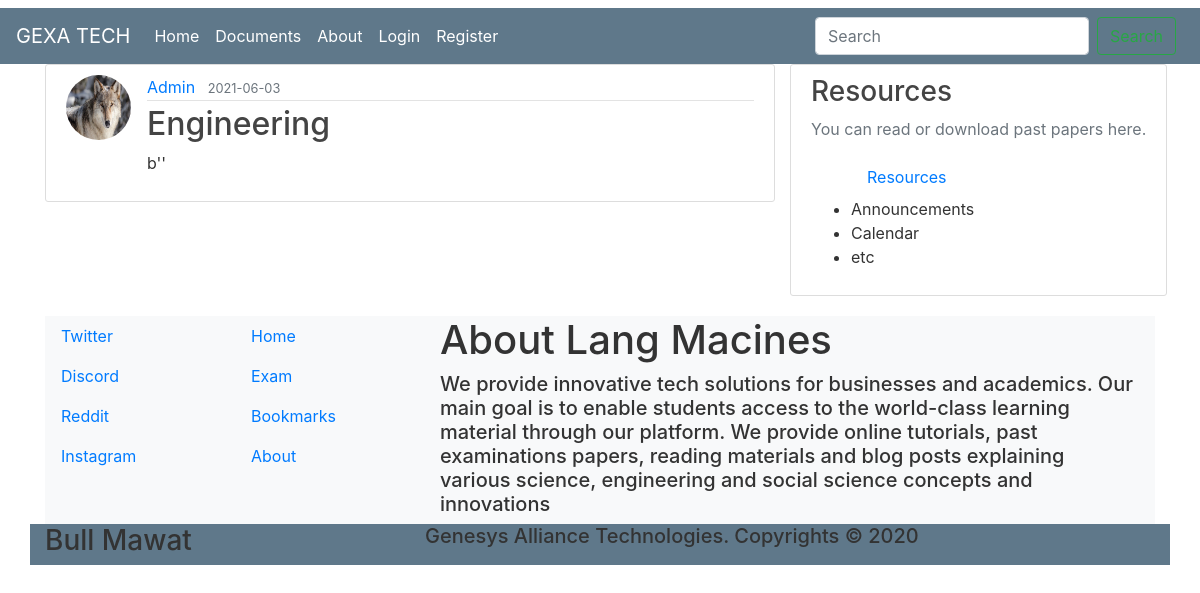
Screenshot of /upload/2 with the database file from the repository.
### blog/models.py (models this page shows, shortened)
class User(db.Model, UserMixin):
    id = db.Column(db.Integer, primary_key=True)
    username = db.Column(db.String(20), unique=True, nullable=False)
    email = db.Column(db.String(50), unique=True, nullable=False)
    image_file = db.Column(db.String(20), nullable=False, default='default2.jpg')
    password = db.Column(db.String(60), nullable=False)
    posts = db.relationship('Post', backref='author', lazy=True)
    uploads = db.relationship('Upload', backref='author', lazy=True)

class Upload(db.Model):
    id = db.Column(db.Integer, primary_key=True)
    title = db.Column(db.String(100), nullable=False)
    date_posted = db.Column(db.DateTime, nullable=False, default=datetime.utcnow)
    name = db.Column(db.String(300))
    data = db.Column(db.LargeBinary)
    user_id = db.Column(db.Integer, db.ForeignKey('user.id'), nullable=False)

### blog/uploads/routes.py (the view)
@uploads.route("/upload/<upload_id>", methods=["GET", "POST"])
def upload(upload_id):
    upload = Upload.query.get_or_404(upload_id)
    return render_template("upload.html", title=upload.title, upload=upload)

### blog/templates/upload.html (shortened to what this page needs)
{% extends "layout.html" %}
{% block content%}
<article class="media content-section">
  <img src="{{ url_for('static', filename='profile_pics/' + upload.author.image_file)}}"
  alt="" class="rounded-circle article-img">
  <div class="media-body">
    <div class="article-metadata">
      <a href="{{ url_for('user_uploads', username=upload.author.username) }}" class="mr-2">{{ upload.author.username }}</a>
      <small class="text-muted">
        {{ upload.date_posted.strftime('%Y-%m-%d') }}
      </small>
    </div>
    <h2 class="article-title">{{ upload.title }}</h2>
    <p class="article-content">{{ upload.data }}</p>
  </div>
</article>
{% endblock content%}

### blog/static/main.css (style rules this page uses)
body { background: #FFFFFF; color: #333333; margin-top: .5rem; }
h1, h2, h3, h4, h5, h6 { color: #444444; }
.content-section { background: #FFFFFF; padding: 10px 20px; border: 1px solid #DDDDDD; border-radius: 3px; margin-bottom: 20px; }
.article-title { color: #444444; }
.article-content { white-space: pre-line; }
.article-img { height: 65px; width: 65px; margin-right: 16px; }
.article-metadata { padding-bottom: 1px; margin-bottom: 4px; border-bottom: 1px solid #E3E3E3; color: #333; text-decoration: none; }

### rows the page displays
User: image_file (placeholder picture), author.username "Admin"
Upload: date_posted "2021-06-03", title "Engineering", data "b''"
